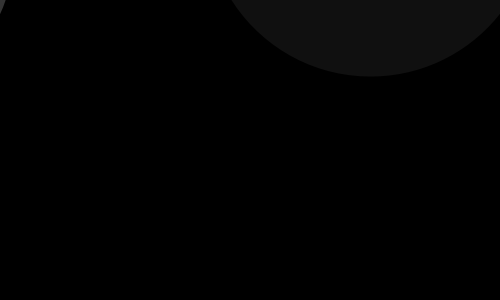
Frame 1 (no input)
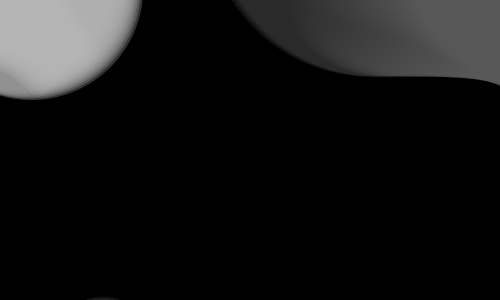
Frame 60 (the mouse pressed at the canvas centre just before this capture)
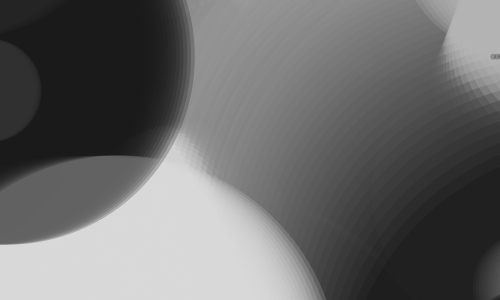
Frame 120 (the mouse held since frame 60 and released just before this capture)

The Processing sketch that drew these frames (run headless with seeded random() and noise(); from frame 60 on, the mouse is pressed at the canvas centre):

// Processing sketch: spots
// ── spots.pde

// Oct 2008 
// http://www.abandonedart.org
// http://www.zenbullets.com
//
// This work is licensed under a Creative Commons 3.0 License.
// (Attribution - NonCommerical - ShareAlike)
// http://creativecommons.org/licenses/by-nc-sa/3.0/
// 
// This basically means, you are free to use it as long as you:
// 1. give http://www.zenbullets.com a credit
// 2. don't use it for commercial gain
// 3. share anything you create with it in the same way I have
//
// These conditions can be waived if you want to do something groovy with it 
// though, so feel free to email me via http://www.zenbullets.com



//================================= global vars

int num = 8;
Particle[] pArr;


//================================= init

void setup()  {
  size(500, 300);
  smooth();
  frameRate(60);
  clearBackground();
  
  pArr = new Particle[num];
  for (int i=0;i<num;i++) {
    pArr[i] = new Particle(i);
  }
}

void clearBackground() {
  background(0);
}

//================================= frame loop

void draw()  {
  // clearBackground();
  for (int i=0;i<num;i++) {
    pArr[i].update();
  }
}

//================================= interaction

void mousePressed() {
  clearBackground();
  for (int i=0;i<num;i++) {
    pArr[i].init();
  }
}


//================================= objects

class Particle {
  int id;  
  
  float x, y;           
  float pct = 0.0;
  
  float beginX, beginY; 
  float endX,  endY;    
  float distX,  distY;
  int grey, alph;
  
  float exponent = 4;   
  float step = 0.01;    
  
  Particle (int num) {
    id = num;
    init();
  }
  
  void trace(String str) {
    println("Particle " + id + ": " + str);
  }
  
  void init() {
    
    grey = int(random(255));
    alph = int(random(100));
  
    beginX = random(width * 2) - (width/2);
    beginY = random(height * 2) - (height/2);
    
    endX = random(width * 2) - (width/2);
    endY = random(height * 2) - (height/2);
    
    
    distX = endX - beginX;
    distY = endY - beginY;
  }
  
  void update() {
    pct += step;
    if (pct < 1.0) {
      x = beginX + (pct * distX);
      y = beginY + (pow(pct, exponent) * distY);
    } else {
      pct = 0.0;
      beginX = x;
      beginY = y;
      endX = random(width);
      endY = random(height);
      distX = endX - beginX;
      distY = endY - beginY;  
    }
    
    // alter rad accrding to distance
    float rad = distX;
    if (distY > distX) { rad = distY; }
    
    noStroke();
    fill(grey, alph);
    ellipse(x, y, rad, rad);
    
    // mirror it
    
    float mirrorx = width - x;
    ellipse(mirrorx, y, 6, 6);
  }
  
}
